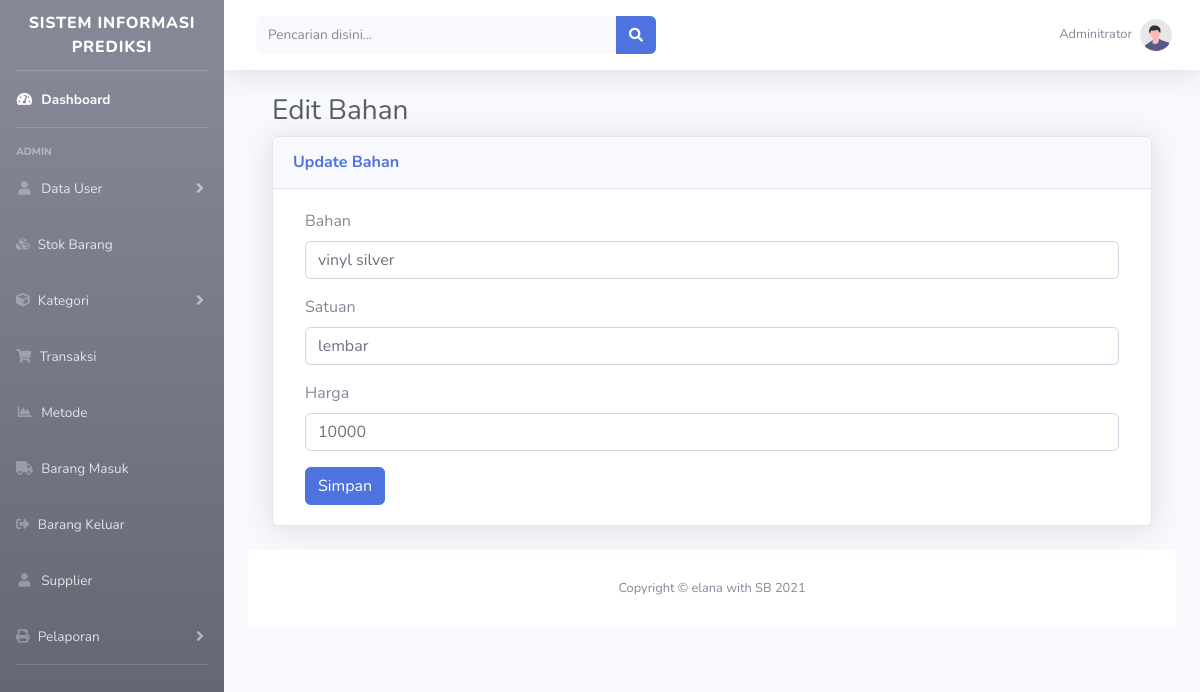
Screenshot of /?halaman=bahan&aksi=edit&id=8 (signed in) with the database file from the repository.
### tables this page shows
CREATE TABLE `bahan` (
  `id` int(11) NOT NULL,
  `nama_bahan` varchar(20) NOT NULL,
  `satuan` varchar(11) NOT NULL,
  `harga` int(11) NOT NULL
);

### page/bahan/edit_bahan.php (the view, shortened to what this page needs)
<div class="container-fluid">
    <h1 class="h3 mb-2 text-gray-800">Edit Bahan</h1>
    <div class="card shadow mb-4">
        <div class="card-header py-3">
            <h6 class="m-0 font-weight-bold text-primary">Update Bahan</h6>
        </div>
        <div class="card-body">
            <div class="col-lg-12">
                <div class="box box-primary">
                        <?php
                        $sql = mysqli_query($conn, "SELECT *FROM Bahan where id = '$_GET[id]'") or die(mysqli_error());
                        $data = mysqli_fetch_array($sql);
                        ?>
                    <form role="form" method="post">
                        <div class="box-body">
                            <div class="form-group">
                                <label for="exampleInputEmail1">Bahan</label>
                                <input type="text" class="form-control" id="exampleInputEmail1" placeholder="Masukan Nama Bahan" name="nama_bahan" required value="<?= $data['nama_bahan'] ?>">
                            </div>
                            <div class="form-group">
                                <label for="exampleInputEmail1">Satuan</label>
                                <input type="text" class="form-control" id="exampleInputEmail1" placeholder="Masukan Nama Satuan" name="satuan" required value="<?= $data['satuan'] ?>">
                            </div>
                            <div class="form-group">
                                <label for="exampleInputEmail1">Harga</label>
                                <input type="text" class="form-control" id="exampleInputEmail1" placeholder="Masukan Nama harga" name="harga" required value="<?= $data['harga'] ?>">
                            </div>
                        </div>
                        <div class="box-footer">
                            <button type="submit" class="btn btn-primary" name="simpan">Simpan</button>
                        </div>
                    </form>
                </div>
            </div>
        </div>
    </div>

### rows the page displays
bahan: nama_bahan "vinyl silver", satuan "lembar", harga "10000"
